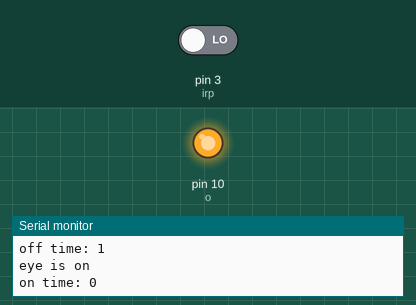
The sketch below on a simulated Arduino Uno, built with avr-gcc and run on an emulated ATmega328P. Shown: output pins drawn as LEDs (lit = HIGH), the last lines printed to the serial monitor. The test bench sets the inputs (shaded band); at power-on: pin 3 (irp) LOW.

Above: at 1.2 s.
1.3 s: pin 3 (irp) driven HIGH
2.9 s: pin 3 (irp) driven LOW
At 8.4 s:
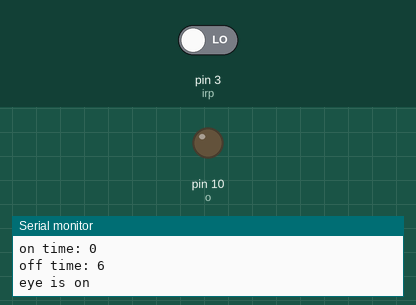
Timing chart, 0 to 9.9 s (numbered marks = the images above; inputs shaded):
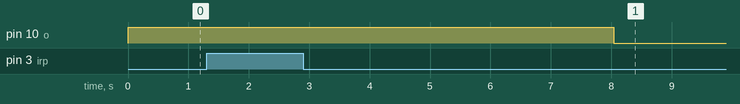

Measured:
- after the input at 2.9 s, pin 10 (o): HIGH → LOW after 5.1 s

The sketch:

googles.ino
```cpp
extern volatile unsigned long timer0_millis;

int irp = 3;
int o = 10;

unsigned long ontime = 0;
unsigned long offt = 0;
unsigned long currentt = 0;
unsigned long previoust = 0;
int x = 0;


int ir;

void setup() {

  pinMode(irp,INPUT);
  pinMode(o,OUTPUT);
  Serial.begin(9600);
  digitalWrite(o,HIGH);

}

void loop() {

  ir = digitalRead(irp);
  currentt = millis() / 1000UL;

  if(ir == HIGH){
    if(x == 0){
      offt = 0;
      ontime = currentt - previoust;
      x = 0;
      Serial.println("eye is off");
    }
    else if(x == 1){
      previoust = currentt;
      x = 0;
    }
  }
  else if(ir == LOW){
    if(x == 1){
      ontime = 0;
      offt = currentt - previoust;
      Serial.println("eye is on");
      x = 1;
    }
    else if(x == 0){
      previoust = currentt;
      x = 1;
    }
  }

  if(ontime > 10UL){
    digitalWrite(o,HIGH);
    Serial.println("on");
  }

  else if(offt > 5UL){
    digitalWrite(o,LOW);
    Serial.println("off");
  }
  Serial.print("on time: ");
  Serial.println(ontime);
  Serial.print("off time: ");
  Serial.println(offt);

}
```
